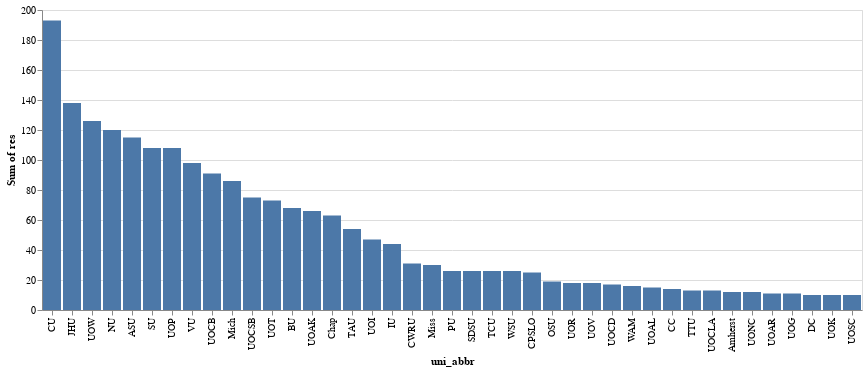

Notebook cell for this chart:
### Markdown cell above
### Aggregation: Sum

### Code cell
# You could achieve aggregation in the channel you
# want and have ("aggregation(attribute)")

chart.mark_bar().encode(
    alt.X("uni_abbr:N", sort="-y"),
    alt.Y("sum(res)")
    
)

### Figure 1 — Vega-Lite specification as saved in the notebook (floating-point values rounded to 4 significant figures)
{"config": {"view": {"continuousWidth": 400, "continuousHeight": 300}}, "data": {"name": "data-625a034231e7cf75ff53895cdf90a07a"}, "mark": "bar", "encoding": {"x": {"field": "uni_abbr", "sort": "-y", "type": "nominal"}, "y": {"aggregate": "sum", "field": "res", "type": "quantitative"}}, "$schema": "https://vega.github.io/schema/vega-lite/v4.17.0.json", "datasets": {"data-625a034231e7cf75ff53895cdf90a07a": [{"uni": "Appalachian State University", "type": "Nonuse", "res": 46, "pct": 0.4, "state": "North Carolina", "region": "south", "uni_abbr": "ASU"}, {"uni": "Appalachian State University", "type": "No", "res": 53, "pct": 0.461, "state": "North Carolina", "region": "south", "uni_abbr": "ASU"}, {"uni": "Appalachian State University", "type": "Yes", "res": 16, "pct": 0.139, "state": "North Carolina", "region": "south", "uni_abbr": "ASU"}, {"uni": "Butler University", "type": "Nonuse", "res": 17, "pct": 0.25, "state": "Indiana", "region": "midwest", "uni_abbr": "BU"}, {"uni": "Butler University", "type": "No", "res": 44, "pct": 0.647, "state": "Indiana", "region": "midwest", "uni_abbr": "BU"}, {"uni": "Butler University", "type": "Yes", "res": 7, "pct": 0.103, "state": "Indiana", "region": "midwest", "uni_abbr": "BU"}, {"uni": "Cal Poly San Luis Obispo", "type": "Nonuse", "res": 7, "pct": 0.28, "state": "California", "region": "pacific", "uni_abbr": "CPSLO"}, {"uni": "Cal Poly San Luis Obispo", "type": "No", "res": 10, "pct": 0.4, "state": "California", "region": "pacific", "uni_abbr": "CPSLO"}, {"uni": "Cal Poly San Luis Obispo", "type": "Yes", "res": 8, "pct": 0.32, "state": "California", "region": "pacific", "uni_abbr": "CPSLO"}, {"uni": "Case Western Reserve University", "type": "Nonuse", "res": 12, "pct": 0.387, "state": "Ohio", "region": "midwest", "uni_abbr": "CWRU"}, {"uni": "Case Western Reserve University", "type": "No", "res": 12, "pct": 0.387, "state": "Ohio", "region": "midwest", "uni_abbr": "CWRU"}, {"uni": "Case Western Reserve University", "type": "Yes", "res": 7, "pct": 0.226, "state": "Ohio", "region": "midwest", "uni_abbr": "CWRU"}, {"uni": "Chapman University", "type": "Nonuse", "res": 19, "pct": 0.302, "state": "California", "region": "pacific", "uni_abbr": "Chap"}, {"uni": "Chapman University", "type": "No", "res": 31, "pct": 0.492, "state": "California", "region": "pacific", "uni_abbr": "Chap"}, {"uni": "Chapman University", "type": "Yes", "res": 13, "pct": 0.206, "state": "California", "region": "pacific", "uni_abbr": "Chap"}, {"uni": "Colby College", "type": "Nonuse", "res": 2, "pct": 0.143, "state": "Maine", "region": "northeast", "uni_abbr": "CC"}, {"uni": "Colby College", "type": "No", "res": 11, "pct": 0.786, "state": "Maine", "region": "northeast", "uni_abbr": "CC"}, {"uni": "Colby College", "type": "Yes", "res": 1, "pct": 0.071, "state": "Maine", "region": "northeast", "uni_abbr": "CC"}, {"uni": "College of William and Mary", "type": "Nonuse", "res": 6, "pct": 0.375, "state": "Virginia", "region": "south", "uni_abbr": "WAM"}, {"uni": "College of William and Mary", "type": "No", "res": 7, "pct": 0.438, "state": "Virginia", "region": "south", "uni_abbr": "WAM"}, {"uni": "College of William and Mary", "type": "Yes", "res": 3, "pct": 0.188, "state": "Virginia", "region": "south", "uni_abbr": "WAM"}, {"uni": "Cornell University", "type": "Nonuse", "res": 51, "pct": 0.264, "state": "New York", "region": "northeast", "uni_abbr": "CU"}, {"uni": "Cornell University", "type": "No", "res": 95, "pct": 0.492, "state": "New York", "region": "northeast", "uni_abbr": "CU"}, {"uni": "Cornell University", "type": "Yes", "res": 47, "pct": 0.244, "state": "New York", "region": "northeast", "uni_abbr": "CU"}, {"uni": "Dartmouth College", "type": "Nonuse", "res": 2, "pct": 0.2, "state": "New Hampshire", "region": "northeast", "uni_abbr": "DC"}, {"uni": "Dartmouth College", "type": "No", "res": 3, "pct": 0.3, "state": "New Hampshire", "region": "northeast", "uni_abbr": "DC"}, {"uni": "Dartmouth College", "type": "Yes", "res": 5, "pct": 0.5, "state": "New Hampshire", "region": "northeast", "uni_abbr": "DC"}, {"uni": "Indiana University", "type": "Nonuse", "res": 5, "pct": 0.114, "state": "Indiana", "region": "midwest", "uni_abbr": "IU"}, {"uni": "Indiana University", "type": "No", "res": 30, "pct": 0.682, "state": "Indiana", "region": "midwest", "uni_abbr": "IU"}, {"uni": "Indiana University", "type": "Yes", "res": 9, "pct": 0.205, "state": "Indiana", "region": "midwest", "uni_abbr": "IU"}, {"uni": "Johns Hopkins University", "type": "Nonuse", "res": 29, "pct": 0.21, "state": "Maryland", "region": "northeast", "uni_abbr": "JHU"}, {"uni": "Johns Hopkins University", "type": "No", "res": 76, "pct": 0.551, "state": "Maryland", "region": "northeast", "uni_abbr": "JHU"}, {"uni": "Johns Hopkins University", "type": "Yes", "res": 33, "pct": 0.239, "state": "Maryland", "region": "northeast", "uni_abbr": "JHU"}, {"uni": "Northwestern University", "type": "Nonuse", "res": 24, "pct": 0.2, "state": "Illinois", "region": "midwest", "uni_abbr": "NU"}, {"uni": "Northwestern University", "type": "No", "res": 65, "pct": 0.542, "state": "Illinois", "region": "midwest", "uni_abbr": "NU"}, {"uni": "Northwestern University", "type": "Yes", "res": 31, "pct": 0.258, "state": "Illinois", "region": "midwest", "uni_abbr": "NU"}, {"uni": "Ohio State University", "type": "Nonuse", "res": 1, "pct": 0.053, "state": "Ohio", "region": "midwest", "uni_abbr": "OSU"}, {"uni": "Ohio State University", "type": "No", "res": 12, "pct": 0.632, "state": "Ohio", "region": "midwest", "uni_abbr": "OSU"}, {"uni": "Ohio State University", "type": "Yes", "res": 6, "pct": 0.316, "state": "Ohio", "region": "midwest", "uni_abbr": "OSU"}, {"uni": "Purdue University", "type": "Nonuse", "res": 8, "pct": 0.308, "state": "Indiana", "region": "midwest", "uni_abbr": "PU"}, {"uni": "Purdue University", "type": "No", "res": 13, "pct": 0.5, "state": "Indiana", "region": "midwest", "uni_abbr": "PU"}, {"uni": "Purdue University", "type": "Yes", "res": 5, "pct": 0.192, "state": "Indiana", "region": "midwest", "uni_abbr": "PU"}, {"uni": "San Diego State University", "type": "Nonuse", "res": 6, "pct": 0.231, "state": "California", "region": "pacific", "uni_abbr": "SDSU"}, {"uni": "San Diego State University", "type": "No", "res": 15, "pct": 0.577, "state": "California", "region": "pacific", "uni_abbr": "SDSU"}, {"uni": "San Diego State University", "type": "Yes", "res": 5, "pct": 0.192, "state": "California", "region": "pacific", "uni_abbr": "SDSU"}, {"uni": "Stanford University", "type": "Nonuse", "res": 37, "pct": 0.343, "state": "California", "region": "pacific", "uni_abbr": "SU"}, {"uni": "Stanford University", "type": "No", "res": 58, "pct": 0.537, "state": "California", "region": "pacific", "uni_abbr": "SU"}, {"uni": "Stanford University", "type": "Yes", "res": 13, "pct": 0.12, "state": "California", "region": "pacific", "uni_abbr": "SU"}, {"uni": "Texas A&M University", "type": "Nonuse", "res": 12, "pct": 0.222, "state": "Texas", "region": "mountain", "uni_abbr": "TAU"}, {"uni": "Texas A&M University", "type": "No", "res": 29, "pct": 0.537, "state": "Texas", "region": "mountain", "uni_abbr": "TAU"}, {"uni": "Texas A&M University", "type": "Yes", "res": 13, "pct": 0.241, "state": "Texas", "region": "mountain", "uni_abbr": "TAU"}, {"uni": "Texas Christian University", "type": "Nonuse", "res": 10, "pct": 0.385, "state": "Texas", "region": "mountain", "uni_abbr": "TCU"}, {"uni": "Texas Christian University", "type": "No", "res": 8, "pct": 0.308, "state": "Texas", "region": "mountain", "uni_abbr": "TCU"}, {"uni": "Texas Christian University", "type": "Yes", "res": 8, "pct": 0.308, "state": "Texas", "region": "mountain", "uni_abbr": "TCU"}, {"uni": "Texas Tech University", "type": "Nonuse", "res": 5, "pct": 0.385, "state": "Texas", "region": "mountain", "uni_abbr": "TTU"}, {"uni": "Texas Tech University", "type": "No", "res": 5, "pct": 0.385, "state": "Texas", "region": "mountain", "uni_abbr": "TTU"}, {"uni": "Texas Tech University", "type": "Yes", "res": 3, "pct": 0.231, "state": "Texas", "region": "mountain", "uni_abbr": "TTU"}, {"uni": "UMass Amherst", "type": "Nonuse", "res": 3, "pct": 0.25, "state": "Massachusetts", "region": "northeast", "uni_abbr": "Amherst"}, {"uni": "UMass Amherst", "type": "No", "res": 6, "pct": 0.5, "state": "Massachusetts", "region": "northeast", "uni_abbr": "Amherst"}, {"uni": "UMass Amherst", "type": "Yes", "res": 3, "pct": 0.25, "state": "Massachusetts", "region": "northeast", "uni_abbr": "Amherst"}, {"uni": "University of Alabama", "type": "Nonuse", "res": 2, "pct": 0.133, "state": "Alabama", "region": "south", "uni_abbr": "UOAL"}, {"uni": "University of Alabama", "type": "No", "res": 11, "pct": 0.733, "state": "Alabama", "region": "south", "uni_abbr": "UOAL"}, {"uni": "University of Alabama", "type": "Yes", "res": 2, "pct": 0.133, "state": "Alabama", "region": "south", "uni_abbr": "UOAL"}, {"uni": "University of Arizona", "type": "Nonuse", "res": 3, "pct": 0.273, "state": "Arizona", "region": "pacific", "uni_abbr": "UOAR"}, {"uni": "University of Arizona", "type": "No", "res": 4, "pct": 0.364, "state": "Arizona", "region": "pacific", "uni_abbr": "UOAR"}, {"uni": "University of Arizona", "type": "Yes", "res": 4, "pct": 0.364, "state": "Arizona", "region": "pacific", "uni_abbr": "UOAR"}, {"uni": "University of Arkansas", "type": "Nonuse", "res": 19, "pct": 0.288, "state": "Arkansas", "region": "south", "uni_abbr": "UOAK"}, {"uni": "University of Arkansas", "type": "No", "res": 35, "pct": 0.53, "state": "Arkansas", "region": "south", "uni_abbr": "UOAK"}, {"uni": "University of Arkansas", "type": "Yes", "res": 12, "pct": 0.182, "state": "Arkansas", "region": "south", "uni_abbr": "UOAK"}, {"uni": "University of California, Berkeley", "type": "Nonuse", "res": 19, "pct": 0.209, "state": "California", "region": "pacific", "uni_abbr": "UOCB"}, {"uni": "University of California, Berkeley", "type": "No", "res": 47, "pct": 0.516, "state": "California", "region": "pacific", "uni_abbr": "UOCB"}, {"uni": "University of California, Berkeley", "type": "Yes", "res": 25, "pct": 0.275, "state": "California", "region": "pacific", "uni_abbr": "UOCB"}, {"uni": "University of California, Davis", "type": "Nonuse", "res": 6, "pct": 0.353, "state": "California", "region": "pacific", "uni_abbr": "UOCD"}, {"uni": "University of California, Davis", "type": "No", "res": 8, "pct": 0.471, "state": "California", "region": "pacific", "uni_abbr": "UOCD"}, {"uni": "University of California, Davis", "type": "Yes", "res": 3, "pct": 0.176, "state": "California", "region": "pacific", "uni_abbr": "UOCD"}, {"uni": "University of California, Los Angeles", "type": "Nonuse", "res": 5, "pct": 0.385, "state": "California", "region": "pacific", "uni_abbr": "UOCLA"}, {"uni": "University of California, Los Angeles", "type": "No", "res": 7, "pct": 0.538, "state": "California", "region": "pacific", "uni_abbr": "UOCLA"}, {"uni": "University of California, Los Angeles", "type": "Yes", "res": 1, "pct": 0.077, "state": "California", "region": "pacific", "uni_abbr": "UOCLA"}, {"uni": "University of California, Santa Barbara", "type": "Nonuse", "res": 17, "pct": 0.227, "state": "California", "region": "pacific", "uni_abbr": "UOCSB"}, {"uni": "University of California, Santa Barbara", "type": "No", "res": 34, "pct": 0.453, "state": "California", "region": "pacific", "uni_abbr": "UOCSB"}, {"uni": "University of California, Santa Barbara", "type": "Yes", "res": 24, "pct": 0.32, "state": "California", "region": "pacific", "uni_abbr": "UOCSB"}, {"uni": "University of Georgia", "type": "Nonuse", "res": 1, "pct": 0.091, "state": "Georgia", "region": "south", "uni_abbr": "UOG"}, {"uni": "University of Georgia", "type": "No", "res": 9, "pct": 0.818, "state": "Georgia", "region": "south", "uni_abbr": "UOG"}, {"uni": "University of Georgia", "type": "Yes", "res": 1, "pct": 0.091, "state": "Georgia", "region": "south", "uni_abbr": "UOG"}, {"uni": "University of Illinois", "type": "Nonuse", "res": 8, "pct": 0.17, "state": "Illinois", "region": "midwest", "uni_abbr": "UOI"}, {"uni": "University of Illinois", "type": "No", "res": 29, "pct": 0.617, "state": "Illinois", "region": "midwest", "uni_abbr": "UOI"}, {"uni": "University of Illinois", "type": "Yes", "res": 10, "pct": 0.213, "state": "Illinois", "region": "midwest", "uni_abbr": "UOI"}, {"uni": "University of Kansas", "type": "Nonuse", "res": 2, "pct": 0.2, "state": "Kansas", "region": "midwest", "uni_abbr": "UOK"}, {"uni": "University of Kansas", "type": "No", "res": 5, "pct": 0.5, "state": "Kansas", "region": "midwest", "uni_abbr": "UOK"}, {"uni": "University of Kansas", "type": "Yes", "res": 3, "pct": 0.3, "state": "Kansas", "region": "midwest", "uni_abbr": "UOK"}, {"uni": "University of Michigan", "type": "Nonuse", "res": 23, "pct": 0.267, "state": "Michigan", "region": "midwest", "uni_abbr": "Mich"}, {"uni": "University of Michigan", "type": "No", "res": 49, "pct": 0.57, "state": "Michigan", "region": "midwest", "uni_abbr": "Mich"}, {"uni": "University of Michigan", "type": "Yes", "res": 14, "pct": 0.163, "state": "Michigan", "region": "midwest", "uni_abbr": "Mich"}, {"uni": "University of Missouri", "type": "Nonuse", "res": 8, "pct": 0.267, "state": "Missouri", "region": "midwest", "uni_abbr": "Miss"}, {"uni": "University of Missouri", "type": "No", "res": 15, "pct": 0.5, "state": "Missouri", "region": "midwest", "uni_abbr": "Miss"}, {"uni": "University of Missouri", "type": "Yes", "res": 7, "pct": 0.233, "state": "Missouri", "region": "midwest", "uni_abbr": "Miss"}, {"uni": "University of North Carolina", "type": "Nonuse", "res": 3, "pct": 0.25, "state": "North Carolina", "region": "south", "uni_abbr": "UONC"}, {"uni": "University of North Carolina", "type": "No", "res": 8, "pct": 0.667, "state": "North Carolina", "region": "south", "uni_abbr": "UONC"}, {"uni": "University of North Carolina", "type": "Yes", "res": 1, "pct": 0.083, "state": "North Carolina", "region": "south", "uni_abbr": "UONC"}, {"uni": "University of Pennsylvania", "type": "Nonuse", "res": 24, "pct": 0.222, "state": "Pennsylvania", "region": "northeast", "uni_abbr": "UOP"}, {"uni": "University of Pennsylvania", "type": "No", "res": 60, "pct": 0.556, "state": "Pennsylvania", "region": "northeast", "uni_abbr": "UOP"}, {"uni": "University of Pennsylvania", "type": "Yes", "res": 24, "pct": 0.222, "state": "Pennsylvania", "region": "northeast", "uni_abbr": "UOP"}, {"uni": "University of Richmond", "type": "Nonuse", "res": 7, "pct": 0.389, "state": "Virginia", "region": "south", "uni_abbr": "UOR"}, {"uni": "University of Richmond", "type": "No", "res": 9, "pct": 0.5, "state": "Virginia", "region": "south", "uni_abbr": "UOR"}, {"uni": "University of Richmond", "type": "Yes", "res": 2, "pct": 0.111, "state": "Virginia", "region": "south", "uni_abbr": "UOR"}, {"uni": "University of Southern California", "type": "Nonuse", "res": 2, "pct": 0.2, "state": "California", "region": "pacific", "uni_abbr": "UOSC"}, {"uni": "University of Southern California", "type": "No", "res": 7, "pct": 0.7, "state": "California", "region": "pacific", "uni_abbr": "UOSC"}, {"uni": "University of Southern California", "type": "Yes", "res": 1, "pct": 0.1, "state": "California", "region": "pacific", "uni_abbr": "UOSC"}, {"uni": "University of Texas", "type": "Nonuse", "res": 26, "pct": 0.356, "state": "Texas", "region": "mountain", "uni_abbr": "UOT"}, {"uni": "University of Texas", "type": "No", "res": 35, "pct": 0.479, "state": "Texas", "region": "mountain", "uni_abbr": "UOT"}, {"uni": "University of Texas", "type": "Yes", "res": 12, "pct": 0.164, "state": "Texas", "region": "mountain", "uni_abbr": "UOT"}, {"uni": "University of Virginia", "type": "Nonuse", "res": 8, "pct": 0.444, "state": "Virginia", "region": "south", "uni_abbr": "UOV"}, {"uni": "University of Virginia", "type": "No", "res": 7, "pct": 0.389, "state": "Virginia", "region": "south", "uni_abbr": "UOV"}, {"uni": "University of Virginia", "type": "Yes", "res": 3, "pct": 0.167, "state": "Virginia", "region": "south", "uni_abbr": "UOV"}, {"uni": "University of Wisconsin-Madison", "type": "Nonuse", "res": 21, "pct": 0.167, "state": "Wisconsin", "region": "midwest", "uni_abbr": "UOW"}, {"uni": "University of Wisconsin-Madison", "type": "No", "res": 71, "pct": 0.563, "state": "Wisconsin", "region": "midwest", "uni_abbr": "UOW"}, {"uni": "University of Wisconsin-Madison", "type": "Yes", "res": 34, "pct": 0.27, "state": "Wisconsin", "region": "midwest", "uni_abbr": "UOW"}, {"uni": "Vanderbilt University", "type": "Nonuse", "res": 12, "pct": 0.122, "state": "Tennessee", "region": "south", "uni_abbr": "VU"}, {"uni": "Vanderbilt University", "type": "No", "res": 63, "pct": 0.643, "state": "Tennessee", "region": "south", "uni_abbr": "VU"}, {"uni": "Vanderbilt University", "type": "Yes", "res": 23, "pct": 0.235, "state": "Tennessee", "region": "south", "uni_abbr": "VU"}, {"uni": "Washington State University", "type": "Nonuse", "res": 6, "pct": 0.231, "state": "Washington", "region": "pacific", "uni_abbr": "WSU"}, {"uni": "Washington State University", "type": "No", "res": 12, "pct": 0.462, "state": "Washington", "region": "pacific", "uni_abbr": "WSU"}, {"uni": "Washington State University", "type": "Yes", "res": 8, "pct": 0.308, "state": "Washington", "region": "pacific", "uni_abbr": "WSU"}]}}
